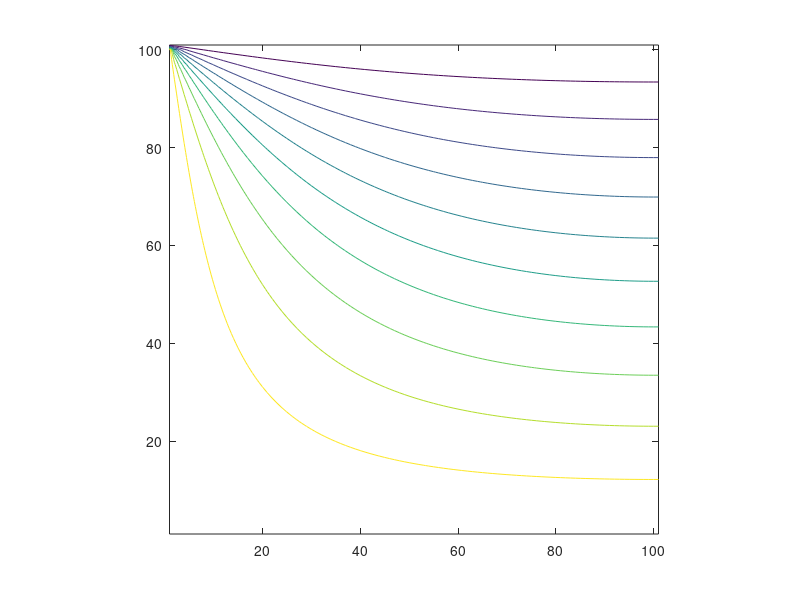

Write MATLAB code to recreate this figure.
% 2D 有限差分方法

phi = zeros(101,101);
phi(101,:) = -5;

err = 100;
eps = 1e-5;

% phi(,) 中索引为 1 和 101 的区域是边界。

while(err > eps)
    phi1 = phi;
    phi1(2:100,2:100) = 0.25*(phi(1:99,2:100)+phi(3:101,2:100)+phi(2:100,1:99)+phi(2:100,3:101));

    phi1(:,101) = phi1(:,100);
    
    err = max(max(abs(phi1-phi)));
    phi = phi1;
end

contour(phi);
axis equal;